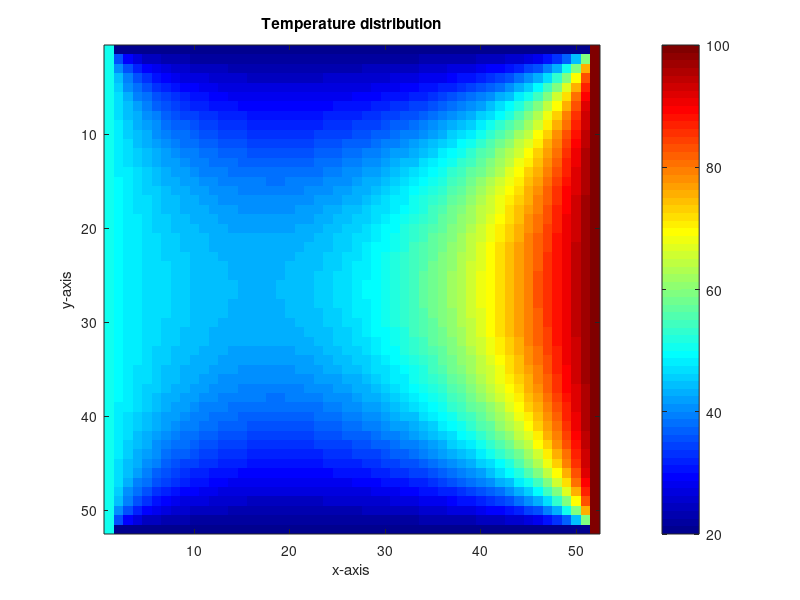
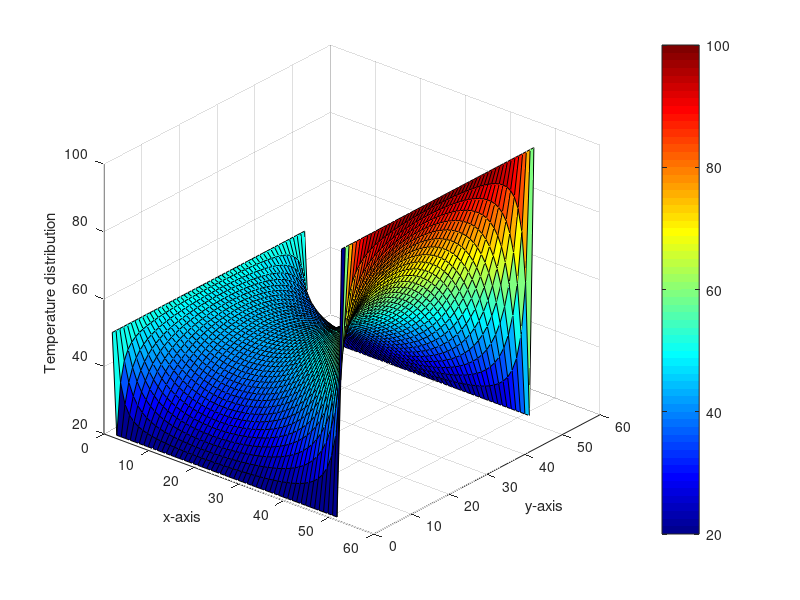
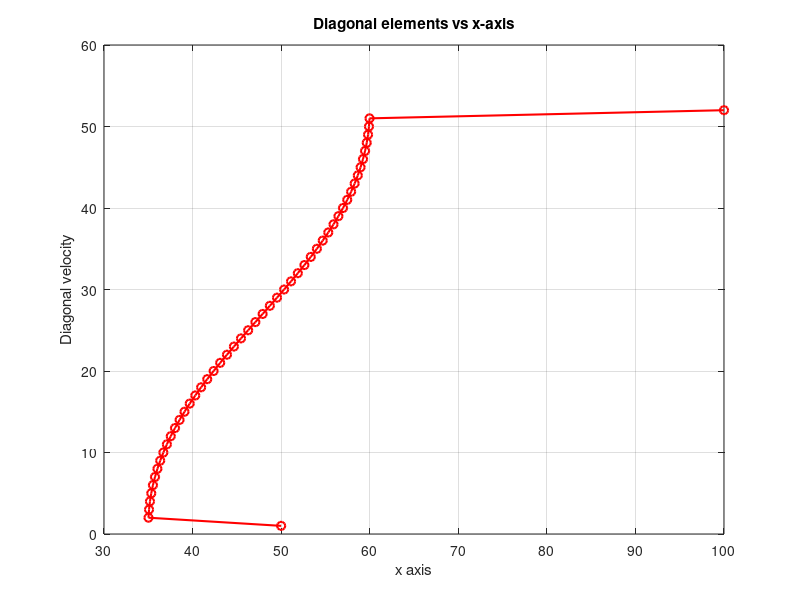
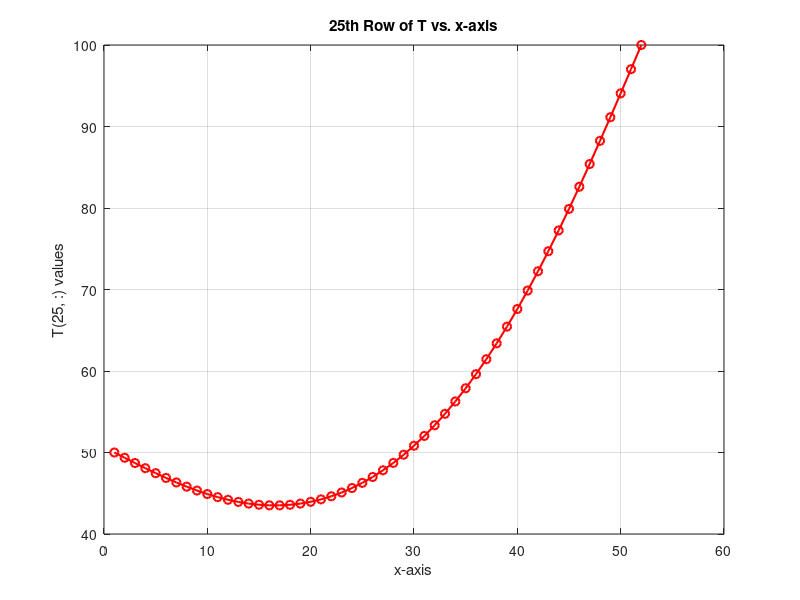

MATLAB code for these plots, in order: (Note: this script raises an error after producing the figures.)
clc; clear all;

% Load Data coming from Ax=b 
load('Data_A_x_b_and_T.mat')

%% Check the residual error (to verify solution accuracy)
residual = norm(A*x - b);

% Display results
fprintf('Residual error: %.2e\n', residual);

%% Visualize of 2D for matrix T
figure;
imagesc(T_plot);
colormap('jet');
colorbar;
title('Temperature distribution');
xlabel('x-axis');
ylabel('y-axis');

%% visualization of 3D for matrix T
figure;
surf(T_plot, 'EdgeColor','k');
xlabel('x-axis'); 
ylabel('y-axis');
zlabel('Temperature distribution');
colormap('jet');
colorbar; 
view(40,30);

%% Plot diagonal values vs x-axis 
diag_vals_T = diag(T_plot);     % main diagonal of T
n = length(diag_vals_T);   % number of diagonal points

%x = 1:n;  % x-axis index (1 to n)
y = 1:n;  % y-axis index (1 to n)

figure;
%plot(x, diag_vals_T, 'ro-', 'LineWidth', 1.5, 'MarkerSize', 6);
plot(diag_vals_T, y, 'ro-', 'LineWidth', 1.5, 'MarkerSize', 6);
grid on;
title('Diagonal elements vs x-axis');
xlabel('x axis');
ylabel('Diagonal velocity');

%% plot 25th row with respect to x axis of your matrix

row25 = T_plot(25, :); % extract the 25th row

x = 1:size(T_plot, 2); % x-axis (column indices)
figure;
plot(x, row25, 'r-o', 'LineWidth', 1.5);
xlabel('x-axis');
ylabel('T(25, :) values');
title('25th Row of T vs. x-axis');
grid on;

% If you want to see the data: 
disp('25th row of T_plot:');
disp(row25);

%% plot 25th column with respect to y axis of your matrix

col25 = T_plot(:, 25); % extract the 25th row

y = 1:size(T_plot, 2); % x-axis (column indices)
figure;
plot(col25, y, 'r-o', 'LineWidth', 1.5);
xlabel('T(:, 25) values');
ylabel('y-axis');
title('25th colmun T vs. y-axis');
grid on;

%% Contour plot

[Nx, Ny] = size(T_plot);
x = linspace(0, 1, Nx);   % adjust your step size
y = linspace(0, 1, Ny);
[X, Y] = meshgrid(x, y);

figure;
contourf(X, Y, T_plot, 50, 'LineColor', 'none');  % 50 = number of contour levels
colorbar;
colormap('jet');
title('Contour plot of Temperature');
xlabel('x');
ylabel('y');
axis equal
grid on

%%
[Ux, Vy] = gradient(T_plot);
figure;
contourf(X, Y, T_plot, 50, 'LineColor', 'none');
hold on;
quiver(X, Y, Ux, Vy, 'w', 'LineWidth', 2);
colorbar;
colormap('jet');
xlabel('x-axis');
ylabel('y-axis');
title('Gradient Field of Temperature');
axis equal;
grid on;

%%

% --- Compute gradient field (acts as velocity field)
[Ux, Vy] = gradient(T_plot);

% Compute magnitude for background and streamline coloring
mag = sqrt(Ux.^2 + Vy.^2);

% --- Create filled contour background of scalar field
figure('Color','w');
contourf(X, Y, T_plot, 60, 'LineColor', 'none');
hold on;

% --- Overlay smooth streamlines
% Define starting points 
[startX, startY] = meshgrid( ...
    linspace(min(X(:)), max(X(:)), 25), ...   % number of seed points along X
    linspace(min(Y(:)), max(Y(:)), 25));      % number of seed points along Y

% Draw streamlines
streamObj = streamline(X, Y, Ux, Vy, startX, startY);
set(streamObj, ...
    'Color', 'w', ...        % streamline color (white stands out on jet)
    'LineWidth', 1.5);       % thickness for visibility


colorbar;
colormap('jet');             
xlabel('x-axis');
ylabel('y-axis');
title('Streamlines of Gradient Field (Temperature)');
axis equal tight;
box on;
grid on;

%% Histogram plot
figure('Color','w');
histogram(T_plot(:), 20, 'FaceColor','b', 'EdgeColor','k');
xlabel('T values');
ylabel('Frequency');
title('Temperature Distribution Histogram');
grid on;

%%%%%%%%%%%%%% By Khalid %%%%%%%%%%%%%%%%%%%%%%%%%%%%%%%















